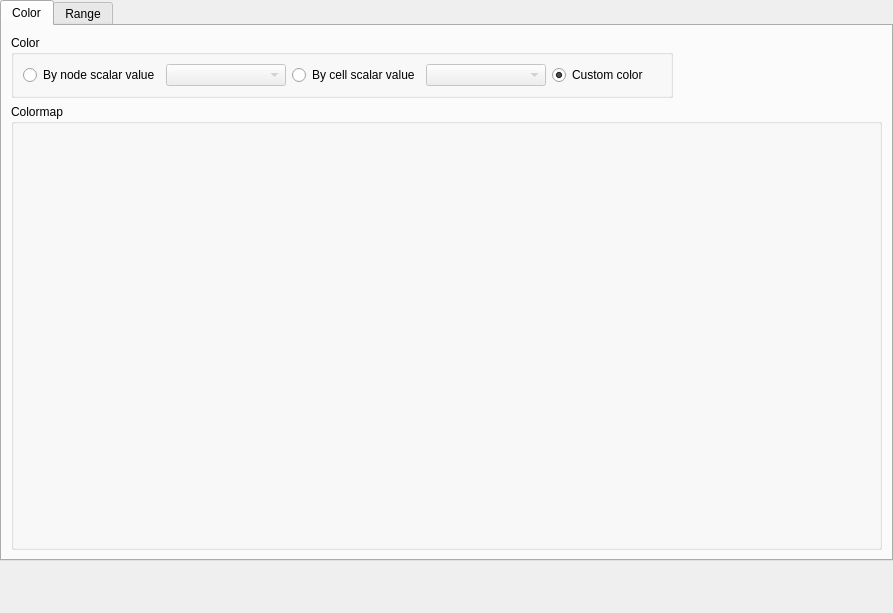
<?xml version="1.0" encoding="UTF-8"?>
<ui version="4.0">
 <class>Post2dBirdEyeWindowNodeScalarGroupDataItem_SettingEditWidget</class>
 <widget class="QWidget" name="Post2dBirdEyeWindowNodeScalarGroupDataItem_SettingEditWidget">
  <property name="geometry">
   <rect>
    <x>0</x>
    <y>0</y>
    <width>893</width>
    <height>613</height>
   </rect>
  </property>
  <property name="windowTitle">
   <string>Form</string>
  </property>
  <layout class="QVBoxLayout" name="verticalLayout_3">
   <property name="leftMargin">
    <number>0</number>
   </property>
   <property name="topMargin">
    <number>0</number>
   </property>
   <property name="rightMargin">
    <number>0</number>
   </property>
   <property name="bottomMargin">
    <number>0</number>
   </property>
   <item>
    <widget class="QTabWidget" name="tabWidget">
     <property name="currentIndex">
      <number>0</number>
     </property>
     <widget class="QWidget" name="colorTab">
      <attribute name="title">
       <string>Color</string>
      </attribute>
      <layout class="QVBoxLayout" name="verticalLayout_4" stretch="0,1">
       <item>
        <layout class="QHBoxLayout" name="horizontalLayout_4">
         <item>
          <widget class="QGroupBox" name="colorGroupBox">
           <property name="title">
            <string>Color</string>
           </property>
           <layout class="QHBoxLayout" name="horizontalLayout_3">
            <item>
             <widget class="QRadioButton" name="nodeScalarRadioButton">
              <property name="text">
               <string>By node scalar value</string>
              </property>
             </widget>
            </item>
            <item>
             <widget class="QComboBox" name="nodeScalarComboBox">
              <property name="enabled">
               <bool>false</bool>
              </property>
              <property name="minimumSize">
               <size>
                <width>120</width>
                <height>20</height>
               </size>
              </property>
             </widget>
            </item>
            <item>
             <widget class="QRadioButton" name="cellScalarRadioButton">
              <property name="text">
               <string>By cell scalar value</string>
              </property>
             </widget>
            </item>
            <item>
             <widget class="QComboBox" name="cellScalarComboBox">
              <property name="enabled">
               <bool>false</bool>
              </property>
              <property name="minimumSize">
               <size>
                <width>120</width>
                <height>20</height>
               </size>
              </property>
             </widget>
            </item>
            <item>
             <widget class="QRadioButton" name="specificRadioButton">
              <property name="text">
               <string>Custom color</string>
              </property>
              <property name="checked">
               <bool>true</bool>
              </property>
             </widget>
            </item>
            <item>
             <widget class="ColorEditWidget" name="colorEditWidget"/>
            </item>
           </layout>
          </widget>
         </item>
         <item>
          <spacer name="horizontalSpacer_4">
           <property name="orientation">
            <enum>Qt::Horizontal</enum>
           </property>
           <property name="sizeHint" stdset="0">
            <size>
             <width>40</width>
             <height>20</height>
            </size>
           </property>
          </spacer>
         </item>
        </layout>
       </item>
       <item>
        <widget class="QGroupBox" name="colormapGroupBox">
         <property name="title">
          <string>Colormap</string>
         </property>
         <layout class="QVBoxLayout" name="verticalLayout">
          <item>
           <widget class="QWidgetContainer" name="colorMapWidget" native="true">
            <property name="enabled">
             <bool>false</bool>
            </property>
           </widget>
          </item>
         </layout>
        </widget>
       </item>
      </layout>
     </widget>
     <widget class="QWidget" name="rangeTab">
      <attribute name="title">
       <string>Range</string>
      </attribute>
      <layout class="QVBoxLayout" name="verticalLayout_2">
       <item>
        <layout class="QHBoxLayout" name="horizontalLayout">
         <item>
          <widget class="Region2dSettingEditWidget" name="rangeWidget" native="true"/>
         </item>
         <item>
          <spacer name="horizontalSpacer">
           <property name="orientation">
            <enum>Qt::Horizontal</enum>
           </property>
           <property name="sizeHint" stdset="0">
            <size>
             <width>40</width>
             <height>20</height>
            </size>
           </property>
          </spacer>
         </item>
        </layout>
       </item>
       <item>
        <spacer name="verticalSpacer">
         <property name="orientation">
          <enum>Qt::Vertical</enum>
         </property>
         <property name="sizeHint" stdset="0">
          <size>
           <width>20</width>
           <height>467</height>
          </size>
         </property>
        </spacer>
       </item>
      </layout>
     </widget>
    </widget>
   </item>
   <item>
    <layout class="QHBoxLayout" name="horizontalLayout_5">
     <item>
      <widget class="ContourSettingEditWidget" name="contourWidget" native="true">
       <property name="enabled">
        <bool>false</bool>
       </property>
      </widget>
     </item>
     <item>
      <spacer name="horizontalSpacer_3">
       <property name="orientation">
        <enum>Qt::Horizontal</enum>
       </property>
       <property name="sizeHint" stdset="0">
        <size>
         <width>40</width>
         <height>20</height>
        </size>
       </property>
      </spacer>
     </item>
    </layout>
   </item>
   <item>
    <layout class="QHBoxLayout" name="horizontalLayout_2">
     <item>
      <widget class="TransparencyWidget" name="opacityWidget" native="true"/>
     </item>
     <item>
      <spacer name="horizontalSpacer_2">
       <property name="orientation">
        <enum>Qt::Horizontal</enum>
       </property>
       <property name="sizeHint" stdset="0">
        <size>
         <width>40</width>
         <height>20</height>
        </size>
       </property>
      </spacer>
     </item>
    </layout>
   </item>
  </layout>
 </widget>
 <customwidgets>
  <customwidget>
   <class>ColorEditWidget</class>
   <extends>QLabel</extends>
   <header>guibase/widget/coloreditwidget.h</header>
   <container>1</container>
  </customwidget>
  <customwidget>
   <class>QWidgetContainer</class>
   <extends>QWidget</extends>
   <header>misc/qwidgetcontainer.h</header>
   <container>1</container>
  </customwidget>
  <customwidget>
   <class>TransparencyWidget</class>
   <extends>QWidget</extends>
   <header>guibase/widget/transparencywidget.h</header>
   <container>1</container>
  </customwidget>
  <customwidget>
   <class>Region2dSettingEditWidget</class>
   <extends>QWidget</extends>
   <header>guicore/region/region2dsettingeditwidget.h</header>
   <container>1</container>
  </customwidget>
  <customwidget>
   <class>ContourSettingEditWidget</class>
   <extends>QWidget</extends>
   <header>guicore/contour/contoursettingeditwidget.h</header>
   <container>1</container>
  </customwidget>
 </customwidgets>
 <resources/>
 <connections>
  <connection>
   <sender>specificRadioButton</sender>
   <signal>toggled(bool)</signal>
   <receiver>colorEditWidget</receiver>
   <slot>setEnabled(bool)</slot>
   <hints>
    <hint type="sourcelabel">
     <x>615</x>
     <y>70</y>
    </hint>
    <hint type="destinationlabel">
     <x>643</x>
     <y>72</y>
    </hint>
   </hints>
  </connection>
  <connection>
   <sender>nodeScalarRadioButton</sender>
   <signal>toggled(bool)</signal>
   <receiver>nodeScalarComboBox</receiver>
   <slot>setEnabled(bool)</slot>
   <hints>
    <hint type="sourcelabel">
     <x>128</x>
     <y>64</y>
    </hint>
    <hint type="destinationlabel">
     <x>170</x>
     <y>67</y>
    </hint>
   </hints>
  </connection>
  <connection>
   <sender>cellScalarRadioButton</sender>
   <signal>toggled(bool)</signal>
   <receiver>cellScalarComboBox</receiver>
   <slot>setEnabled(bool)</slot>
   <hints>
    <hint type="sourcelabel">
     <x>370</x>
     <y>70</y>
    </hint>
    <hint type="destinationlabel">
     <x>535</x>
     <y>72</y>
    </hint>
   </hints>
  </connection>
  <connection>
   <sender>specificRadioButton</sender>
   <signal>toggled(bool)</signal>
   <receiver>colorMapWidget</receiver>
   <slot>setDisabled(bool)</slot>
   <hints>
    <hint type="sourcelabel">
     <x>563</x>
     <y>70</y>
    </hint>
    <hint type="destinationlabel">
     <x>46</x>
     <y>135</y>
    </hint>
   </hints>
  </connection>
  <connection>
   <sender>nodeScalarRadioButton</sender>
   <signal>toggled(bool)</signal>
   <receiver>contourWidget</receiver>
   <slot>setEnabled(bool)</slot>
   <hints>
    <hint type="sourcelabel">
     <x>54</x>
     <y>59</y>
    </hint>
    <hint type="destinationlabel">
     <x>2</x>
     <y>576</y>
    </hint>
   </hints>
  </connection>
 </connections>
</ui>
